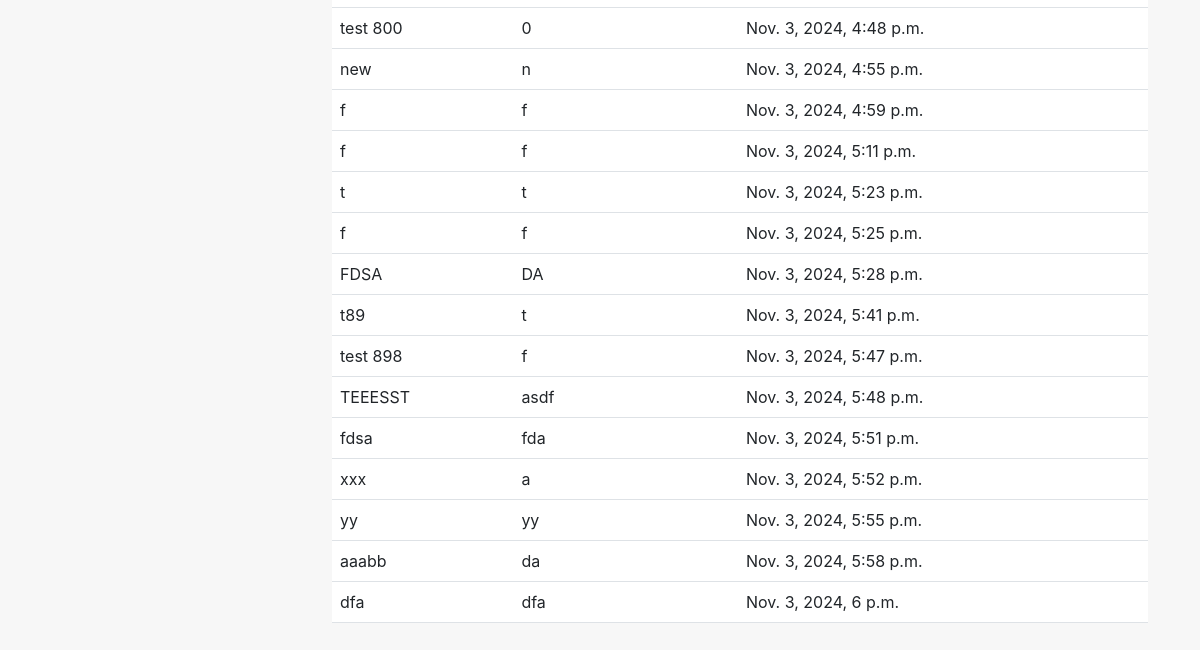
The page /procurement01/rfps/ (signed in, lower part) on the database as committed earlier.
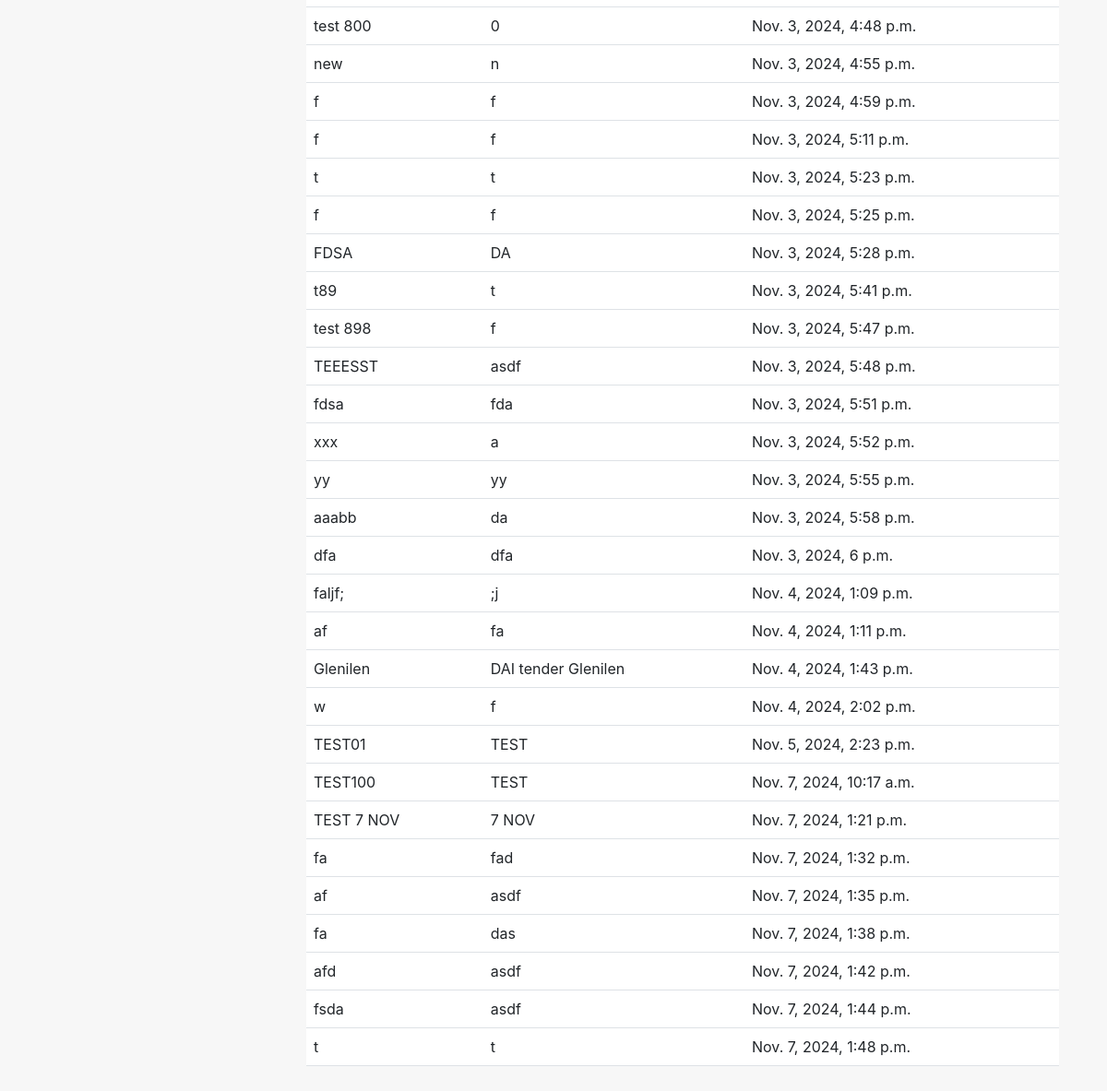
The same page on the database as committed later.
### procurement01/models.py (models this page shows, shortened)
class RFP(models.Model):
    title = models.CharField(max_length=255)
    description = models.TextField()
    created_at = models.DateTimeField(auto_now_add=True)
    updated_at = models.DateTimeField(auto_now=True)
    deleted_at = models.DateTimeField(null=True, blank=True)

### procurement01/views.py (the view)
# urls.py: path('rfps/', views.rfp_list_view, name='rfp_list'),
@login_required
def rfp_list_view(request):
    rfps = RFP.objects.all()  # You might want to filter by the user's company if needed
    return render(request, 'procurement01/rfp_list.html', {'rfps': rfps})

### procurement01/templates/procurement01/rfp_list.html (shortened to what this page needs)
{% extends 'procurement01/layout.html' %}
{% block content %}
<table class="table">
    <tbody>
        {% for rfp in rfps %}
        <tr>
            <td>{{ rfp.title }}</td>
            <td>{{ rfp.description }}</td>
            <td>{{ rfp.created_at }}</td>
        </tr>
        {% empty %}
        <tr>
            <td colspan="3">No RFPs available.</td>
        </tr>
        {% endfor %}
    </tbody>
</table>
{% endblock %}

Rows that differ between the two databases and show on the page:
added RFP: title "faljf;", description ";j", created_at "Nov. 4, 2024, 1:09 p.m."
added RFP: title "af", description "fa", created_at "Nov. 4, 2024, 1:11 p.m."
added RFP: title "Glenilen", description "DAI tender Glenilen", created_at "Nov. 4, 2024, 1:43 p.m."
added RFP: title "w", description "f", created_at "Nov. 4, 2024, 2:02 p.m."
added RFP: title "TEST01", description "TEST", created_at "Nov. 5, 2024, 2:23 p.m."
added RFP: title "TEST100", description "TEST", created_at "Nov. 7, 2024, 10:17 a.m."
added RFP: title "TEST 7 NOV", description "7 NOV", created_at "Nov. 7, 2024, 1:21 p.m."
added RFP: title "fa", description "fad", created_at "Nov. 7, 2024, 1:32 p.m."
added RFP: title "af", description "asdf", created_at "Nov. 7, 2024, 1:35 p.m."
added RFP: title "fa", description "das", created_at "Nov. 7, 2024, 1:38 p.m."
added RFP: title "afd", description "asdf", created_at "Nov. 7, 2024, 1:42 p.m."
added RFP: title "fsda", description "asdf", created_at "Nov. 7, 2024, 1:44 p.m."
added RFP: title "t", description "t", created_at "Nov. 7, 2024, 1:48 p.m."
